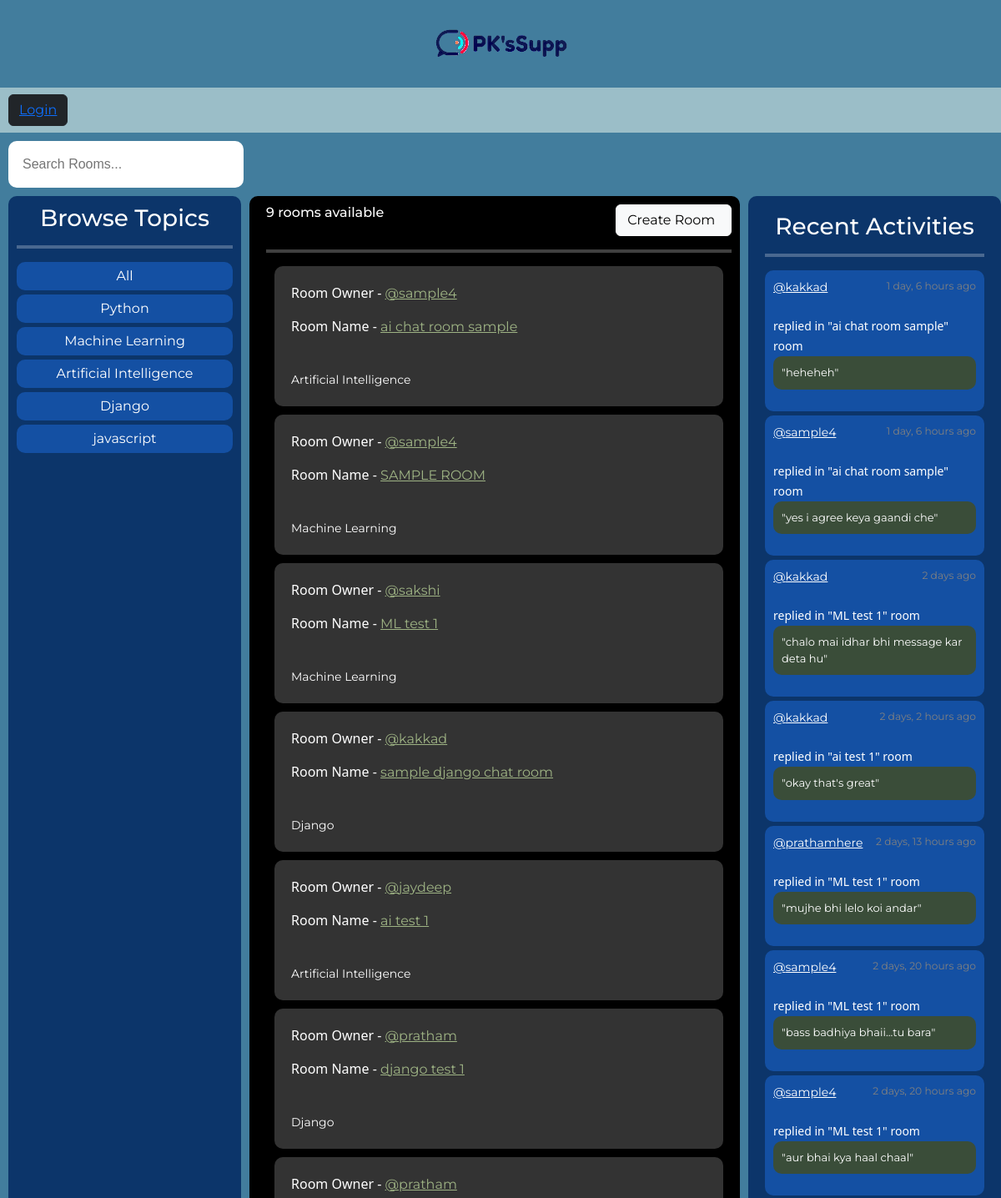
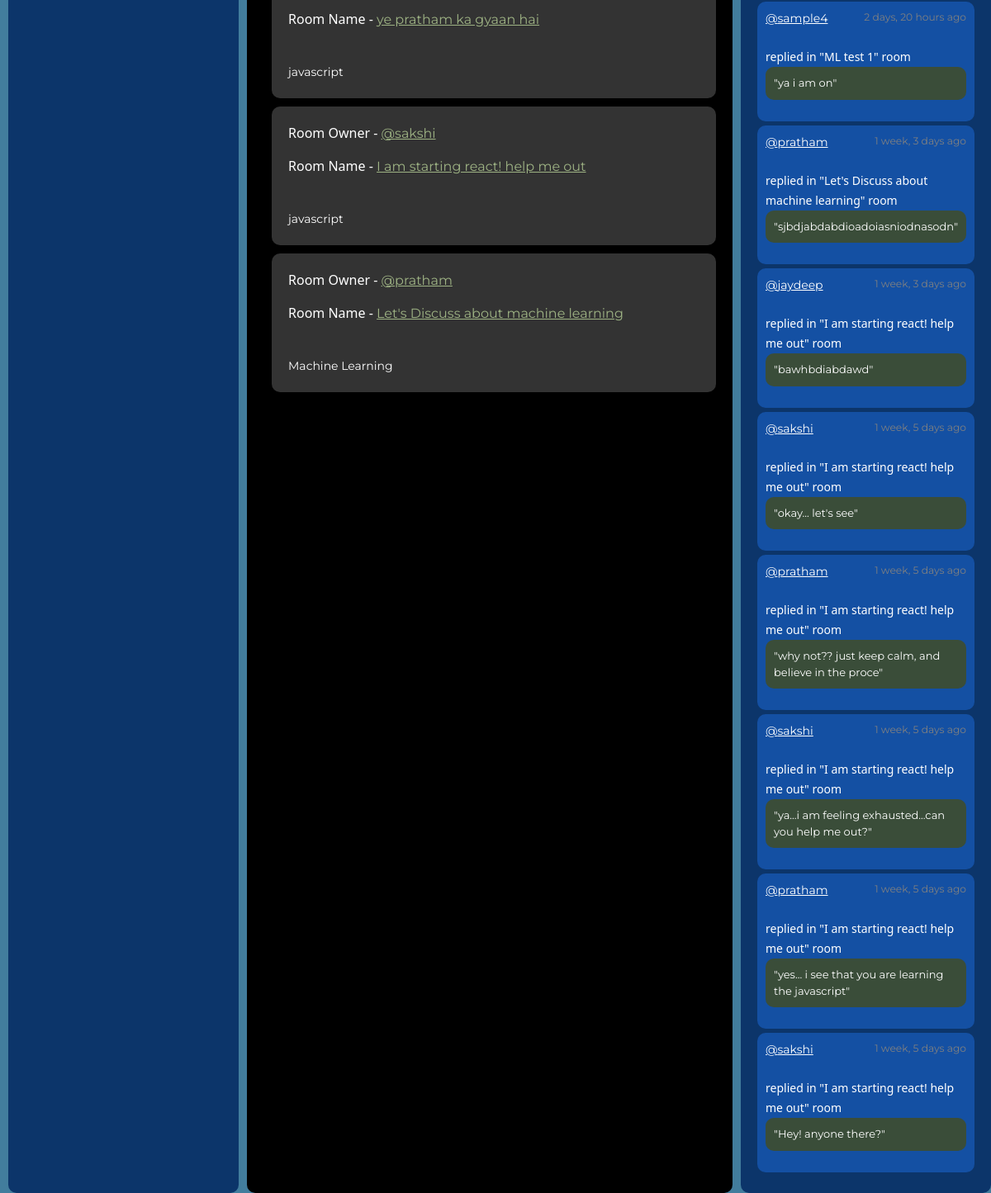
The page / on the database its author committed (2 pictures, top to bottom).
### base/models.py (models this page shows, shortened)
class Topic(models.Model):
    name = models.CharField(max_length=200)

class Room(models.Model):
    host = models.ForeignKey(User, on_delete=models.SET_NULL, null=True)
    topic = models.ForeignKey(Topic, on_delete=models.SET_NULL, null=True)
    name = models.CharField(max_length=200)
    description = models.TextField(null=True, blank=True)
    participants = models.ManyToManyField(User, related_name="participants", blank=True)
    updated = models.DateTimeField(auto_now=True)
    created = models.DateTimeField(auto_now_add=True)
    class Meta:
        ordering = ["-updated", "-created"]
    def __str__(self):
        return self.name

class Message(models.Model):
    user = models.ForeignKey(User, on_delete=models.CASCADE)
    room = models.ForeignKey(Room, on_delete=models.CASCADE)
    body = models.TextField()
    updated = models.DateTimeField(auto_now=True)
    created = models.DateTimeField(auto_now_add=True)
    class Meta:
        ordering = ["-updated", "-created"]
    def __str__(self) -> str:
        return self.body[0:50]

### base/views.py (the view)
# urls.py: path("", views.home, name="home"),
def home(request):
    show_search_bar = True
    q = request.GET.get("q") if request.GET.get("q") != None else ""
    rooms = Room.objects.filter(
        Q(topic__name__icontains=q)
        | Q(name__icontains=q)
        | Q(description__icontains=q)
    )
    room_count = rooms.count()
    topics = Topic.objects.all()
    room_messages = Message.objects.filter(Q(room__topic__name__icontains=q))
    context = {
        "rooms": rooms,
        "topics": topics,
        "room_count": room_count,
        "room_messages": room_messages,
        "show_search_bar": show_search_bar,
    }
    return render(request, "base/home.html", context)

### base/templates/base/home.html
{% extends 'main.html' %} {% block content %} {% load static %}
<link rel="stylesheet" href="{% static 'styles/home.css' %}" />
<div class="main-container">
  <div class="topics">{% include 'base/topics_component.html' %}</div>
  <div class="feed">
    <div class="room-create-room">
      <h6 class="room-count">{{room_count}} rooms available</h6>
      <button class="btn btn-light create-room-button">
        <a class="create-room" href="{% url 'create-room' %}">Create Room</a>
      </button>
    </div>
    <hr class="feed-line" />
    {% include 'base/feed_component.html' %}
  </div>
  <div class="activity">{% include 'base/activity_component.html' %}</div>
</div>
{% endblock content %}

### base/templates/base/topics_component.html
{% load static %}
<link rel="stylesheet" href="{% static 'styles/topics_component.css' %}" />
<h3 class="main-heading">Browse Topics</h3>
<hr class="feed-line" />
<div class="topic-names">
  <div class="topic-name"><a href="{% url 'home' %}">All</a><br /></div>
  {% for topic in topics %}
  <div class="topic-name">
    <a href="{% url 'home' %}?q={{topic.name}}">{{topic.name}}</a><br />
  </div>
  {% endfor %}
</div>

### base/templates/base/feed_component.html (shortened to what this page needs)
{% load static %}
<link rel="stylesheet" href="{% static 'styles/feed_component.css' %}" />
<div>
  {% for room in rooms %}
  <div class="room-component">
    <div class="room-div">
      <p class="room-owner-p">Room Owner -</p>
      <a href="{% url 'user-profile' room.host.id %}"
        >@{{room.host.username}}</a
      >
    </div>
    <div class="room-div">
      <p class="room-name-p">Room Name -</p>
      <a href="{% url 'room' room.id %}">{{room.name}}</a>
    </div>
    <br />
    <small>{{room.topic.name}}</small>
  </div>
  {% endfor %}
</div>

### base/templates/base/activity_component.html (shortened to what this page needs)
{% load static %}
<link rel="stylesheet" href="{% static 'styles/activity_component.css' %}" />
<h3 class="main-heading">Recent Activities</h3>
<hr class="feed-line" />
{% for message in room_messages %}
<div class="activity-message">
  <small class="host-and-time"
    ><a href="{% url 'user-profile' message.user.id %}">@{{message.user}}</a>
    <small class="time">{{message.created|timesince}} ago</small></small
  ><br />
  <small class="replied-to">replied in "{{message.room}}" room</small>
  <p class="message-body">"{{message}}"</p>
</div>
{% endfor %}

### static/styles/main.css (style rules this page uses)
.body { font-family: "Montserrat"; background-color: #427d9d; margin: 0; }

### static/styles/home.css (style rules this page uses)
.main-container { color: white; display: grid; grid-template-columns: 1fr 2fr 1fr; }
.topics { background-color: #0c356a; border-radius: 10px; padding: 10px; margin: 0px 10px; }
.feed { background-color: black; border-radius: 10px; margin-right: 10px; padding: 10px; padding-left: 20px; }
.room-create-room { display: grid; grid-template-columns: 3fr 1fr; }
.room-count { align-items: center; padding-top: 0px; }
.create-room { color: black; margin: 0; padding-right: 5px; text-decoration: none; text-align: end; }
.create-room-button { padding-left: 0; padding-right: 0; }
.feed-line { border: none; border-top: 4px solid white; height: 4px; }
.activity { background-color: #0c356a; border-radius: 10px; padding: 20px; }

### static/styles/topics_component.css (style rules this page uses)
.feed-line { border: none; border-top: 4px solid white; height: 4px; }
.main-heading { text-align: center; }
.topic-name { background-color: #1450a3; margin-bottom: 5px; padding: 5px; border-radius: 10px; text-align: center; }
.topic-names a { color: white; text-decoration: none; }

### static/styles/feed_component.css (style rules this page uses)
.room-component { background-color: #333333; padding: 20px; margin: 10px; border-radius: 10px; }
.room-owner-p { font-family: "Segoe UI", Tahoma, Geneva, Verdana, sans-serif; display: inline-block; }
.room-name-p { font-family: "Segoe UI", Tahoma, Geneva, Verdana, sans-serif; display: inline-block; }
.room-div a { color: #9eb384; }

### static/styles/activity_component.css (style rules this page uses)
.main-heading { text-align: center; }
.feed-line { border: none; border-top: 4px solid white; height: 4px; }
.activity-message { background-color: #1450a3; border-radius: 10px; padding: 10px; margin-bottom: 5px; }
.host-and-time { display: grid; grid-template-columns: 1.5fr 2.5fr; }
.time { text-align: end; color: grey; }
.host-and-time a { color: white; }
.replied-to { font-family: "Segoe UI", Tahoma, Geneva, Verdana, sans-serif; }
.message-body { padding: 10px; border-radius: 10px; background-color: #3a4d39; font-size: small; }

### rows shown on the page
Topic: name "Python"
Topic: name "Machine Learning"
Topic: name "Artificial Intelligence"
Topic: name "Django"
Topic: name "javascript"
Room: host.username "sample4", name "ai chat room sample", topic.name "Artificial Intelligence"
Room: host.username "sample4", name "SAMPLE ROOM", topic.name "Machine Learning"
Room: host.username "sakshi", name "ML test 1", topic.name "Machine Learning"
Room: host.username "kakkad", name "sample django chat room", topic.name "Django"
Room: host.username "jaydeep", name "ai test 1", topic.name "Artificial Intelligence"
Room: host.username "pratham", name "django test 1", topic.name "Django"
Room: host.username "pratham", name "ye pratham ka gyaan hai", topic.name "javascript"
Room: host.username "sakshi", name "I am starting react! help me out", topic.name "javascript"
Room: host.username "pratham", name "Let's Discuss about machine learning", topic.name "Machine Learning"
Message: user "kakkad", created "1 day, 6 hours", room "ai chat room sample", body "heheheh"
Message: user "sample4", created "1 day, 6 hours", room "ai chat room sample", body "yes i agree keya gaandi che"
Message: user "kakkad", created "2 days", room "ML test 1", body "chalo mai idhar bhi message kar deta hu"
Message: user "kakkad", created "2 days, 2 hours", room "ai test 1", body "okay that's great"
Message: user "prathamhere", created "2 days, 13 hours", room "ML test 1", body "mujhe bhi lelo koi andar"
Message: user "sample4", created "2 days, 20 hours", room "ML test 1", body "bass badhiya bhaii...tu bara"
Message: user "sample4", created "2 days, 20 hours", room "ML test 1", body "aur bhai kya haal chaal"
Message: user "sample4", created "2 days, 20 hours", room "ML test 1", body "ya i am on"
Message: user "pratham", created "1 week, 3 days", room "Let's Discuss about machine learning", body "sjbdjabdabdioadoiasniodnasodn"
Message: user "jaydeep", created "1 week, 3 days", room "I am starting react! help me out", body "bawhbdiabdawd"
Message: user "sakshi", created "1 week, 5 days", room "I am starting react! help me out", body "okay... let's see"
Message: user "pratham", created "1 week, 5 days", room "I am starting react! help me out", body "why not?? just keep calm, and believe in the proce"
Message: user "sakshi", created "1 week, 5 days", room "I am starting react! help me out", body "ya...i am feeling exhausted...can you help me out?"
Message: user "pratham", created "1 week, 5 days", room "I am starting react! help me out", body "yes... i see that you are learning the javascript"
Message: user "sakshi", created "1 week, 5 days", room "I am starting react! help me out", body "Hey! anyone there?"

### other values the page prints
{{ room_count }} "9"
